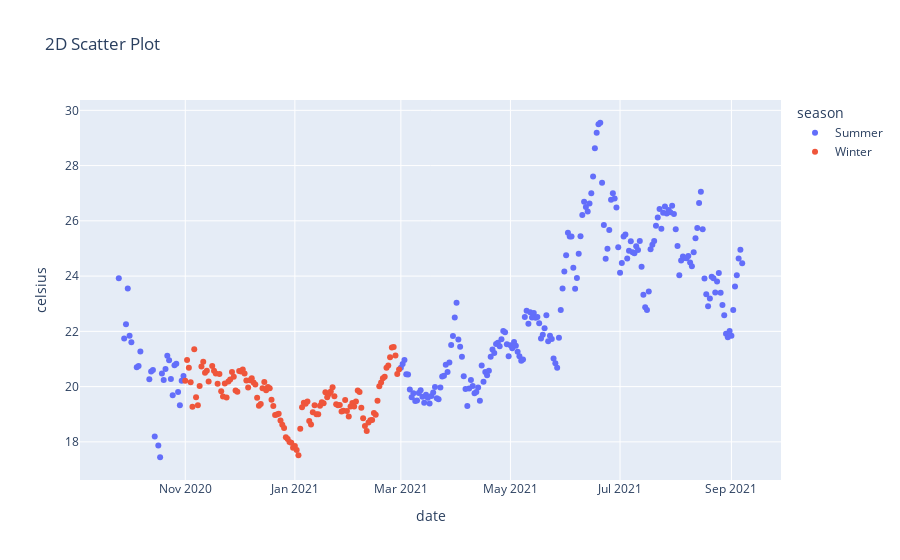

The cell this chart's notebook holds for it:
### Markdown cell above
## 3.2 Create a 2D and 3D scatterplot for the environmental data

### Code cell
fig_2d = px.scatter(graph_over_time_season, x='date', y='celsius', color='season', title='2D Scatter Plot')
fig_2d.show()
